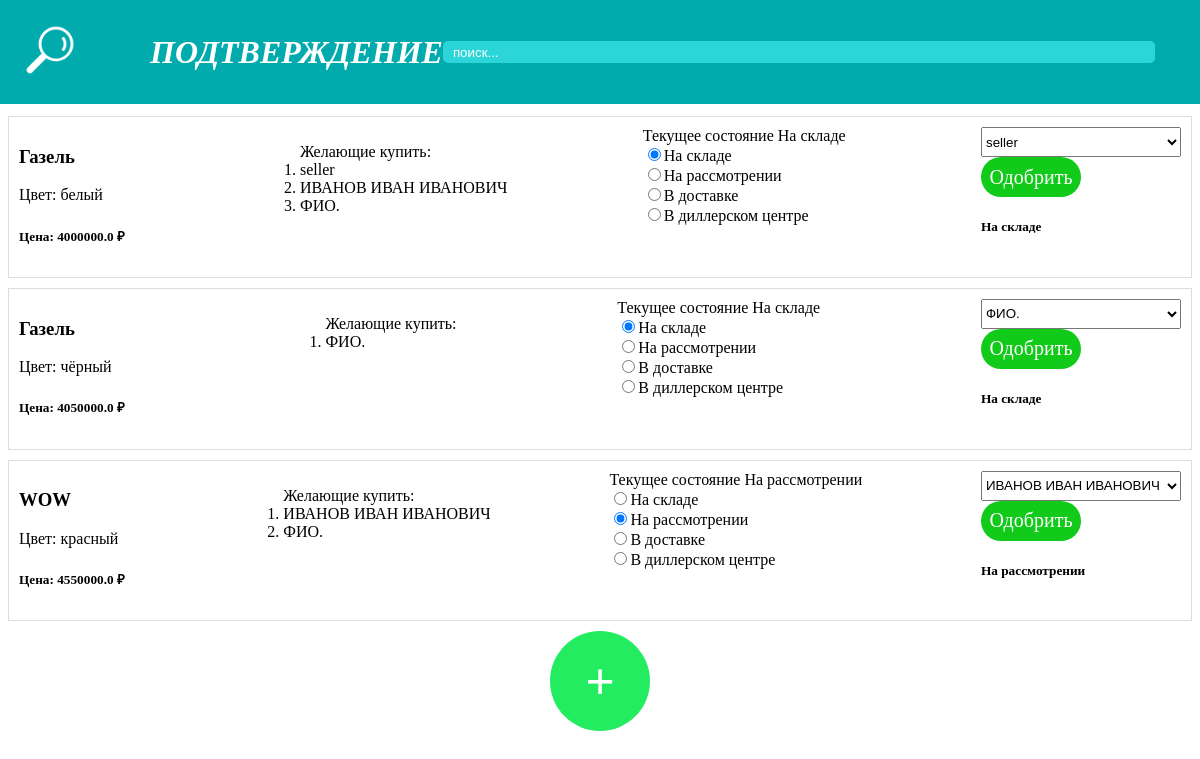
/accepter, run on an earlier commit of the app's database.
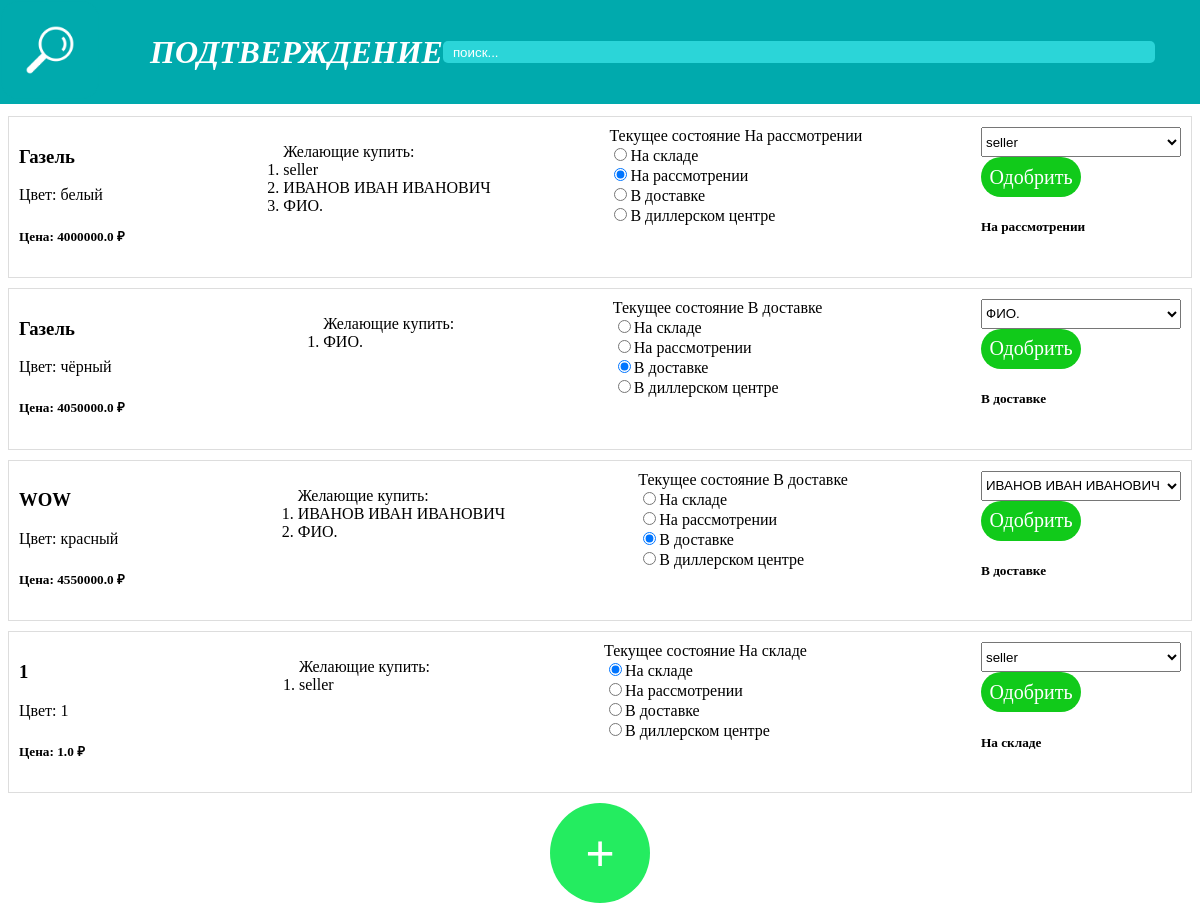
And on a later commit of the database.
### main.py (models this page shows)
class Cataloge(SQLModel, table=True):
    id: int = Field(default=None, primary_key=True)
    model: str = Field(index=True)
    color: str
    in_stage: bool
    cost: float
    buyer: str|None
    kind: str
    willings: list[User] = Relationship(back_populates="baskets", link_model=UserCatalogeLink)

class User(SQLModel, table=True):
    id: int | None = Field(default=None, primary_key=True)
    FIO: str
    email: str
    password: str
    seller: bool
    baskets: list["Cataloge"] = Relationship(back_populates="willings", link_model=UserCatalogeLink)#в " " так как питон интепритируемый и не увидет такого класса, а sqlalhemy увидит

### main.py (the view)
@app.get("/",response_class=HTMLResponse)
def read_root(request: Request):
    req = {"request": request}
    return templates.TemplateResponse("login.html", req)

### templates/accepter.html (shortened to what this page needs)
<!DOCTYPE html>
<html lang="ru">
<head>
    <link rel="stylesheet" href="static/style.css">
</head>
<body>
    <header>
        <div class="header-left">
            <a href="http://127.0.0.1:8000/cataloge?email={{email}}&searching={{searching}}"><img class="logo" src="static/logo.ico"></a>
            <b><i><h1>ПОДТВЕРЖДЕНИЕ</h1></i></b>
        </div>
        <div class="header-right">
            <form name="found" method="get" action="/cataloge?email={{email}}">
                <input type="text" name="searching" class="found" placeholder="поиск..." value="{{searching}}">
                <button type="submit" style="display: none;"></button> </form>
        </div>
    </header>
    <div class="production">
        {% for product in production %}
            <form action="/accepter?email={{email}}&searching=" name="place" class="product" method="post">
                <div class="product-info">
                    <h3>{{product.model}}</h3>
                    Цвет: {{product.color}}
                    <h5>Цена: {{product.cost}} ₽</h5>
                </div>
                <div class="product-description">
                    <ol>
                        Желающие купить:
                        {% for user in product.willings %}
                        <li>{{user.FIO}}</li>
                        {% endfor %}
                    </ol>
                </div>
                <div>
                    Текущее состояние {{product.kind}}<br>
                    <input name = "kind" type = "radio" value="На складе" {% if product.kind == "На складе" %} checked {% endif %}>На складе<br>
                    <input name = "kind" type = "radio" value="На рассмотрении" {% if product.kind == "На рассмотрении" %} checked {% endif %}>На рассмотрении<br>
                    <input name = "kind" type = "radio" value="В доставке" {% if product.kind == "В доставке" %} checked {% endif %}>В доставке<br>
                    <input name = "kind" type = "radio" value="В диллерском центре" {% if product.kind == "В диллерском центре" %} checked {% endif %}>В диллерском центре
                </div>
                <div class="product-actions">
                    <select name = "FIO_user" style = "width: 200px; height: 30px;">
                        {% for user in product.willings %}
                        <option value="{{user.FIO}}">{{user.FIO}}</option>
                        {% endfor %}
                    </select>
                    <br>
                    <button class="buy" type="submit" name="acc_form" value="{{product.id}}">Одобрить</button>
                    <h5>
                        {{product.kind}}
                    </h5>
                </div>
            </form>
        {% endfor %}
        <center><button class = "add_el" onclick="add()">+</button></center>
    </div>
</body>
</html>

### static/style.css (style rules this page uses)
body { scrollbar-width: none; -ms-overflow-style: none; margin-top: 50px; }
i { color: rgb(255, 255, 255); }
header { position: fixed; margin-top: -50px; margin-left: -8px; background-color: rgb(0,170,173); width: 100%; display: flex; text-align: justify; justify-content: space-between; flex-wrap: wrap; align-content: center; align-items: center; flex-wrap: nowrap; }
header .header-left { display: flex; gap: 50px; align-items: center; }
header .header-right { display: flex; justify-content: space-between; align-items: center; gap: 70px; }
.buy { width: 100px; height: 100px; }
.logo { width: 100px; height: 100px; }
.found { height: 20px; width: 700px; border-radius: 5px; padding-left: 10px; background-color: rgb(43, 213, 216); border: 0px; }
.product { display: flex; flex-direction: row; align-items: flex-start; justify-content: space-between; padding: 10px; border: 1px solid #ddd; margin-bottom: 10px; }
.product button[type="submit"] { border-radius: 20px; color: white; font-family: 'Times New Roman'; font-size: 20px; background-color: rgb(17, 202, 26); max-height: 40px; border: 0px; }
.production { padding-top: 66px; }
.add_el { color: #FFFF; width: 100px; height: 100px; border-radius: 50px; background-color: rgb(36, 236, 96); font-size: 50px; border: 0px }

What changed in the data, as far as the page shows it:
changed Cataloge "белый": kind "На складе" → "На рассмотрении"; kind "☑" → "☐"; kind "☐" → "☑"
changed Cataloge "чёрный": kind "На складе" → "В доставке"; kind "☑" → "☐"; kind "☐" → "☑"
changed Cataloge "WOW": kind "На рассмотрении" → "В доставке"; kind "☑" → "☐"; kind "☐" → "☑"
added Cataloge: model "1", color "1", cost "1.0", kind "На складе", kind "☑", {{ product.id }} 5 (drawn), User (FIO "seller")
